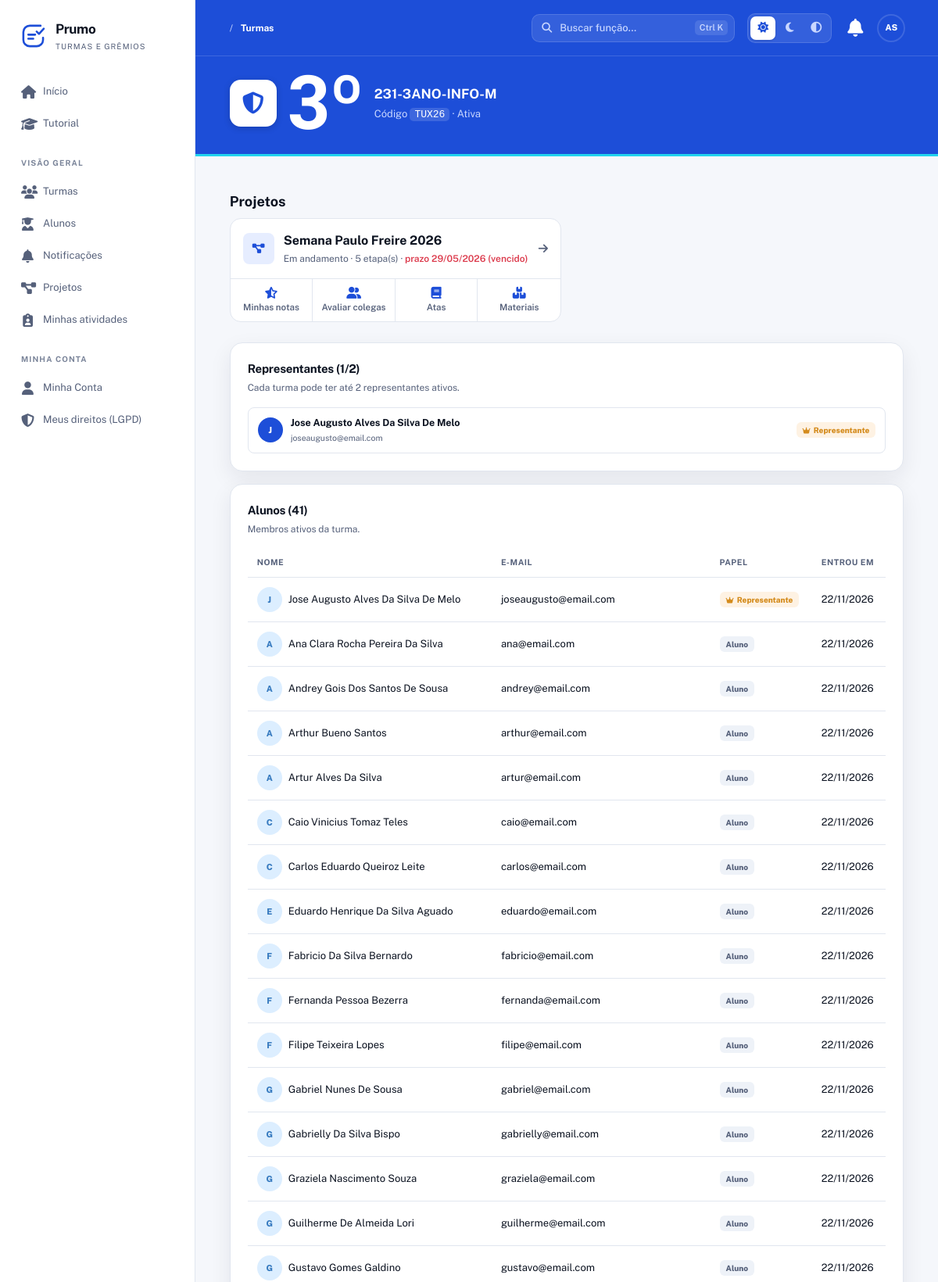
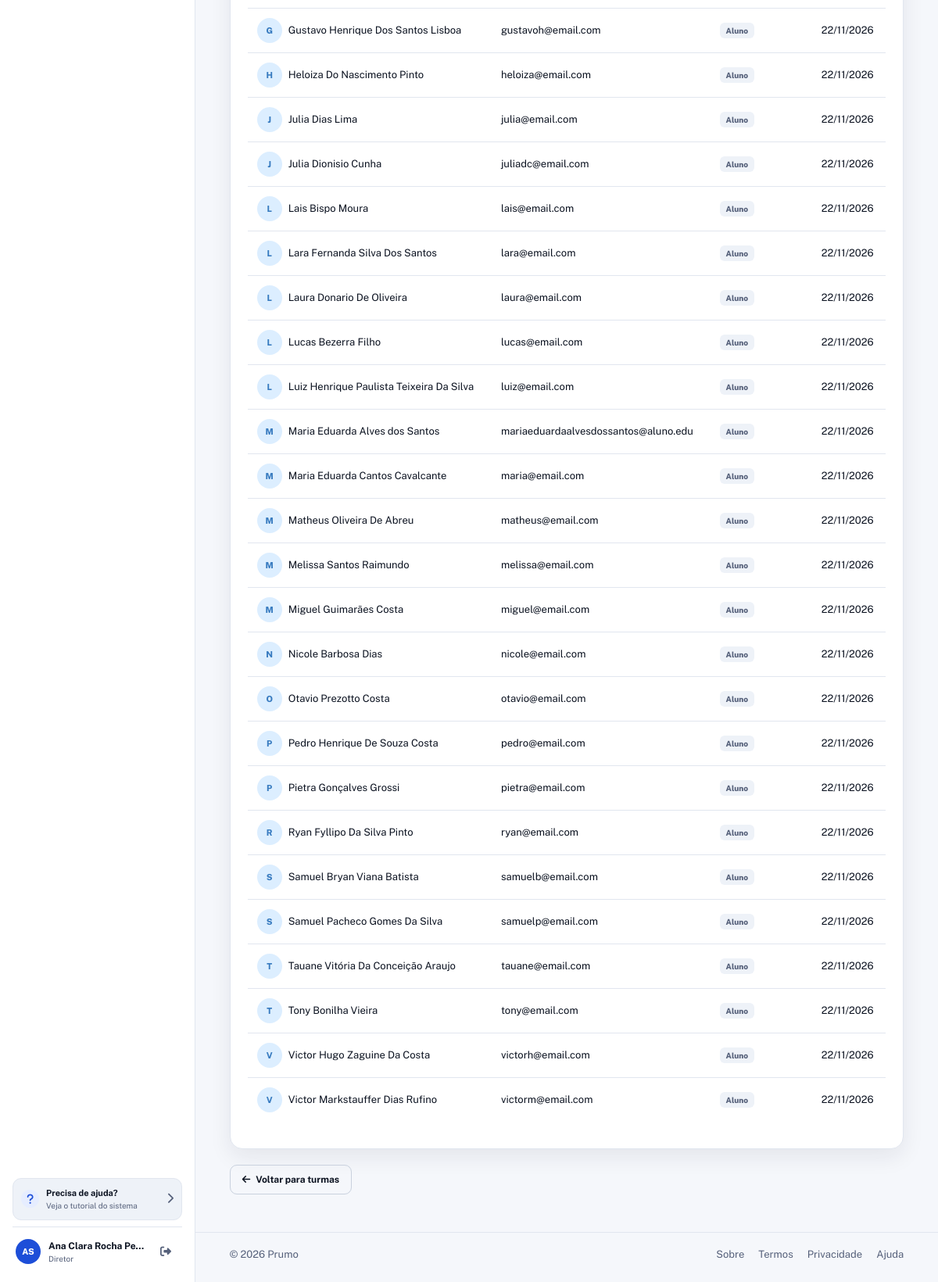
Page /Prumo/turmas/1 (signed in) on the committed database (2 pictures, top to bottom).
### tables this page shows
CREATE TABLE usuarios (
  id INT AUTO_INCREMENT PRIMARY KEY,
  nome VARCHAR(150) NOT NULL,
  email VARCHAR(150) NOT NULL UNIQUE,
  senha VARCHAR(255) NOT NULL,
  tipo ENUM('aluno','master') NOT NULL DEFAULT 'aluno',
  telefone VARCHAR(20) DEFAULT NULL,
  data_nascimento DATE DEFAULT NULL,
  email_confirmado TINYINT(1) NOT NULL DEFAULT 0,
  email_token VARCHAR(255) DEFAULT NULL,
  email_token_expira DATETIME DEFAULT NULL,
  primeiro_login TINYINT(1) NOT NULL DEFAULT 1,
  ativo TINYINT(1) NOT NULL DEFAULT 1,
  lgpd_aceito TINYINT(1) NOT NULL DEFAULT 0,
  lgpd_data DATETIME DEFAULT NULL,
  ultimo_acesso DATETIME DEFAULT NULL,
  created_at TIMESTAMP DEFAULT CURRENT_TIMESTAMP,
  updated_at TIMESTAMP DEFAULT CURRENT_TIMESTAMP ON UPDATE CURRENT_TIMESTAMP,
  INDEX idx_usuarios_email (email),
  INDEX idx_usuarios_tipo (tipo),
  INDEX idx_usuarios_ativo (ativo)
);

CREATE TABLE turmas (
  id INT AUTO_INCREMENT PRIMARY KEY,
  nome VARCHAR(150) NOT NULL,
  codigo_acesso VARCHAR(30) NOT NULL UNIQUE,
  codigo_interno VARCHAR(100) DEFAULT NULL,
  cor_primaria VARCHAR(20) DEFAULT '#3498db',
  cor_secundaria VARCHAR(20) DEFAULT '#2ecc71',
  cor_personalizada TINYINT(1) NOT NULL DEFAULT 0,   
  logo VARCHAR(255) DEFAULT NULL,                   
  bloqueada TINYINT(1) NOT NULL DEFAULT 0,
  bloqueada_motivo VARCHAR(255) DEFAULT NULL,
  bloqueada_em DATETIME DEFAULT NULL,
  bloqueada_por INT DEFAULT NULL,
  created_at TIMESTAMP DEFAULT CURRENT_TIMESTAMP,
  updated_at TIMESTAMP DEFAULT CURRENT_TIMESTAMP ON UPDATE CURRENT_TIMESTAMP,
  FOREIGN KEY (bloqueada_por) REFERENCES usuarios(id) ON DELETE SET NULL,
  INDEX idx_turmas_codigo (codigo_acesso)
);

CREATE TABLE projetos (
  id INT AUTO_INCREMENT PRIMARY KEY,
  turma_id INT NOT NULL,
  nome VARCHAR(150) NOT NULL,
  descricao TEXT DEFAULT NULL,
  prazo DATE DEFAULT NULL,
  modo_avaliacao ENUM('etapa','cronograma') DEFAULT 'cronograma',
  encerrado TINYINT(1) DEFAULT 0,
  encerrado_em DATETIME DEFAULT NULL,
  encerrado_por INT DEFAULT NULL,
  created_at TIMESTAMP DEFAULT CURRENT_TIMESTAMP,
  updated_at TIMESTAMP DEFAULT CURRENT_TIMESTAMP ON UPDATE CURRENT_TIMESTAMP,
  FOREIGN KEY (turma_id) REFERENCES turmas(id) ON DELETE CASCADE,
  FOREIGN KEY (encerrado_por) REFERENCES usuarios(id) ON DELETE SET NULL,
  INDEX idx_projetos_turma (turma_id),
  INDEX idx_projetos_encerrado (encerrado)
);

CREATE TABLE turma_usuarios (
  id INT AUTO_INCREMENT PRIMARY KEY,
  turma_id INT NOT NULL,
  usuario_id INT NOT NULL,
  papel ENUM('aluno','representante') NOT NULL DEFAULT 'aluno',
  ativo TINYINT(1) DEFAULT 1,
  entrou_em TIMESTAMP DEFAULT CURRENT_TIMESTAMP,
  saiu_em DATETIME DEFAULT NULL,
  created_at TIMESTAMP DEFAULT CURRENT_TIMESTAMP,
  updated_at TIMESTAMP DEFAULT CURRENT_TIMESTAMP ON UPDATE CURRENT_TIMESTAMP,
  UNIQUE KEY unico_turma_usuario (turma_id, usuario_id),
  FOREIGN KEY (turma_id) REFERENCES turmas(id) ON DELETE CASCADE,
  FOREIGN KEY (usuario_id) REFERENCES usuarios(id) ON DELETE CASCADE,
  INDEX idx_tu_papel (papel),
  INDEX idx_tu_ativo (ativo)
);

### app/Views/turmas/detalhe.php (the view, shortened to what the rows shown need)
<?php
require_once __DIR__ . '/../layouts/header.php';
require_once __DIR__ . '/../layouts/nav.php';
?>
<section class="turma-faixa" style="<?= h(ViewHelper::estiloTurma($turma)) ?>">
    <div class="turma-logo">
        <?php if (!empty($turma['logo'])): ?>
            <img src="<?= h(ViewHelper::asset($turma['logo'])) ?>" alt="Logo da turma">
        <?php else: ?>
            <i class="fas fa-shield-halved" aria-hidden="true"></i>
        <?php endif; ?>
    </div>
    <div class="turma-sigla num"><?= h(ViewHelper::siglaTurma($turma['nome'])) ?></div>
    <div class="turma-meta">
        <strong><?= h($turma['nome']) ?></strong>
        <span>
            Código <code><?= h($turma['codigo_acesso']) ?></code> ·
            <?= $turma['bloqueada'] ? 'Bloqueada' : 'Ativa' ?>
        </span>
    </div>
</section>
<section class="turma-projetos" aria-labelledby="turma-projetos-titulo">
    <div class="bloco-titulo">
        <h2 id="turma-projetos-titulo">Projetos</h2>
    </div>
    <?php if (empty($projetos)): ?>
        <div class="lista-vazia">
            <i class="fas fa-diagram-project"></i>
            <span>Esta turma ainda não tem projetos.<?= $isMaster ? '' : ' Quando o professor criar um, ele aparece aqui.' ?></span>
        </div>
    <?php else: ?>
        <div class="projetos-cartoes">
            <?php foreach ($projetos as $p):
                $pp = $basePath . '/projetos/' . (int) $p['id'];
                $prazo = !empty($p['prazo']) ? date('d/m/Y', strtotime($p['prazo'])) : null;
                $vencido = !$p['encerrado'] && !empty($p['prazo']) && strtotime($p['prazo']) < strtotime('today');
                $atalhos = ($isRep || $isMaster)
                    ? [['fas fa-clipboard-check', 'Avaliar', $pp . '/avaliacoes'], ['fas fa-book', 'Atas', $pp . '/atas'], ['fas fa-list-check', 'Critérios', $pp . '/criterios'], ['fas fa-boxes', 'Materiais', $pp . '/materiais']]
                    : [['fas fa-star-half-stroke', 'Minhas notas', $pp . '/avaliacoes/minhas'], ['fas fa-user-group', 'Avaliar colegas', $pp . '/avaliacoes/pares'], ['fas fa-book', 'Atas', $pp . '/atas'], ['fas fa-boxes', 'Materiais', $pp . '/materiais']];
            ?>
                <article class="projeto-cartao <?= $p['encerrado'] ? 'encerrado' : '' ?>">
                    <a class="projeto-cartao-topo" href="<?= $pp ?>">
                        <span class="tarefa-icone"><i class="fas <?= $p['encerrado'] ? 'fa-lock' : 'fa-diagram-project' ?>"></i></span>
                        <span class="projeto-cartao-titulo">
                            <strong><?= h($p['nome']) ?></strong>
                            <small>
                                <?= $p['encerrado'] ? 'Encerrado' : 'Em andamento' ?>
                                · <?= (int) $p['total_etapas'] ?> etapa(s)
                                <?php if ($prazo): ?> · <span class="<?= $vencido ? 'txt-alerta' : '' ?>">prazo <?= $prazo ?><?= $vencido ? ' (vencido)' : '' ?></span><?php endif; ?>
                            </small>
                        </span>
                        <i class="fas fa-arrow-right projeto-cartao-seta" aria-hidden="true"></i>
                    </a>
                    <nav class="projeto-cartao-atalhos" aria-label="Atalhos de <?= h($p['nome']) ?>">
                        <?php foreach ($atalhos as [$ic, $rot, $url]): ?>
                            <a href="<?= $url ?>"><i class="<?= $ic ?>" aria-hidden="true"></i> <?= $rot ?></a>
                        <?php endforeach; ?>
                    </nav>
                </article>
            <?php endforeach; ?>
        </div>
    <?php endif; ?>
</section>
<section class="panel mb-16">
    <div class="panel-header">
        <div>
            <h2>Representantes (<?= count($representantes) ?>/2)</h2>
        </div>
    </div>
    <?php if (empty($representantes)): ?>
        <p class="text-muted">Nenhum representante nomeado.</p>
    <?php else: ?>
        <div class="turma-membros-lista">
            <?php foreach ($representantes as $r): ?>
                <div class="turma-membro-item">
                    <span class="avatar avatar-indigo"><?= strtoupper(substr($r['nome'], 0, 1)) ?></span>
                    <div class="membro-info">
                        <strong><?= h($r['nome']) ?></strong>
                        <small><?= h($r['email']) ?></small>
                    </div>
                    <span class="badge badge-yellow"><i class="fas fa-crown"></i> Representante</span>
                </div>
            <?php endforeach; ?>
        </div>
    <?php endif; ?>
</section>
<section class="panel">
    <div class="panel-header">
        <div>
            <h2>Alunos (<?= count($alunos) ?>)</h2>
        </div>
    </div>
    <?php if (empty($alunos)): ?>
        <p class="text-muted">Nenhum aluno na turma.</p>
    <?php else: ?>
        <table class="tabela-lista">
            <thead>
                <tr>
                    <th>Nome</th>
                    <th>E-mail</th>
                    <th>Papel</th>
                    <th>Entrou em</th>
                </tr>
            </thead>
            <tbody>
                <?php foreach ($alunos as $a): ?>
                    <tr>
                        <td data-label="Nome">
                            <span class="person-cell">
                                <span class="avatar avatar-blue"><?= h(mb_strtoupper(mb_substr($a['nome'], 0, 1))) ?></span>
                                <?= h($a['nome']) ?>
                            </span>
                        </td>
                        <td data-label="E-mail"><?= h($a['email']) ?></td>
                        <td data-label="Papel">
                            <?php if ($a['papel'] === 'representante'): ?>
                                <span class="badge badge-yellow"><i class="fas fa-crown"></i> Representante</span>
                            <?php else: ?>
                                <span class="badge badge-gray">Aluno</span>
                            <?php endif; ?>
                        </td>
                        <td data-label="Entrou em"><?= $a['entrou_em'] ? h(date('d/m/Y', strtotime($a['entrou_em']))) : '—' ?></td>
                    </tr>
                <?php endforeach; ?>
            </tbody>
        </table>
    <?php endif; ?>
</section>
<?php require_once __DIR__ . '/../layouts/footer.php'; ?>

### app/Views/layouts/nav.php (shortened to what the rows shown need)
<?php
require_once __DIR__ . '/../../Helpers/menuHelper.php';
$basePath  = App::getBasePath();
$logado    = !empty($_SESSION['usuario']);
$usuario   = $_SESSION['usuario'] ?? null;
$iniciais = '?';
if ($usuario) {
    $partes = preg_split('/\s+/', trim($usuario['nome'] ?? ''));
    $ini    = strtoupper(substr($partes[0] ?? '', 0, 1));
    if (count($partes) > 1) {
        $ini .= strtoupper(substr(end($partes), 0, 1));
    }
    $iniciais = $ini ?: '?';
}
$papelExibido = '';
if ($usuario) {
    if (($usuario['tipo'] ?? '') === 'master') {
        $papelExibido = 'Master';
    } else {
        try {
            $pdoNav = Database::getConnection();
            $stNav = $pdoNav->prepare("SELECT 1 FROM turma_usuarios WHERE usuario_id = ? AND papel = 'representante' AND ativo = 1 LIMIT 1");
            $stNav->execute([(int) $usuario['id']]);
            if ($stNav->fetchColumn()) {
                $papelExibido = 'Representante';
            } else {
                $stNav = $pdoNav->prepare("SELECT 1 FROM grupo_diretores WHERE usuario_id = ? AND ativo = 1 LIMIT 1");
                $stNav->execute([(int) $usuario['id']]);
                $papelExibido = $stNav->fetchColumn() ? 'Diretor' : 'Aluno';
            }
        } catch (\Throwable $e) {
            $papelExibido = 'Aluno';
        }
    }
}
?>
<div class="app-shell">
    <aside class="sidebar" id="sidebar" aria-label="Navegação principal">
        <?php if ($logado): ?>
            <div class="sidebar-bottom">
                <a class="help-card" href="<?= $basePath ?>/tutorial">
                    <span class="help-icon"><i class="fas fa-question"></i></span>
                    <span>
                        <strong>Precisa de ajuda?</strong>
                        <small>Veja o tutorial do sistema</small>
                    </span>
                    <span><i class="fas fa-chevron-right"></i></span>
                </a>
                <div class="profile-mini">
                    <a class="avatar avatar-indigo" href="<?= $basePath ?>/user" title="Minha Conta">
                        <?= h($iniciais) ?>
                    </a>
                    <div>
                        <strong><?= h($usuario['nome']) ?></strong>
                        <small><?= h($papelExibido) ?></small>
                    </div>
                    <a class="logout-btn"
                       href="<?= $basePath ?>/logout"
                       title="Sair"
                       onclick="return confirm('Deseja realmente sair do sistema?')">
                        <i class="fas fa-right-from-bracket"></i>
                    </a>
                </div>
            </div>
        <?php endif; ?>
    </aside>
    <div class="main-content">
        <header class="topbar">
            <div class="topbar-actions">
                <?php if ($logado): ?>
                    <a class="icon-button notification-button"
                       href="<?= $basePath ?>/notificacoes"
                       title="Notificações">
                        <i class="fas fa-bell"></i>
                    </a>
                    <div class="user-menu" id="user-menu">
                        <button type="button"
                                class="avatar avatar-indigo"
                                id="user-menu-toggle"
                                title="Menu da conta"
                                aria-haspopup="true"
                                aria-expanded="false">
                            <?= h($iniciais) ?>
                        </button>
                    </div>
                <?php endif; ?>
            </div>
        </header>
        <div class="page-wrap">

### rows in the picture
usuarios: nome "AS", nome "Ana Clara Rocha Pe…"
turmas: nome "3º", nome "231-3ANO-INFO-M", codigo_acesso "TUX26"
projetos: encerrado 0 (drawn), nome "Semana Paulo Freire 2026", total_etapas "5", prazo "29/05/2026", rot "Minhas notas", rot "Avaliar colegas", rot "Atas", rot "Materiais"
turma_usuarios: usuario.nome "J", usuario.nome "Jose Augusto Alves Da Silva De Melo", usuario.email "joseaugusto@email.com", papel "representante" (drawn), entrou_em "22/11/2026"
turma_usuarios: usuario.nome "A", usuario.nome "Ana Clara Rocha Pereira Da Silva", usuario.email "ana@email.com", papel "Aluno", entrou_em "22/11/2026"
turma_usuarios: usuario.nome "A", usuario.nome "Andrey Gois Dos Santos De Sousa", usuario.email "andrey@email.com", papel "Aluno", entrou_em "22/11/2026"
turma_usuarios: usuario.nome "A", usuario.nome "Arthur Bueno Santos", usuario.email "arthur@email.com", papel "Aluno", entrou_em "22/11/2026"
turma_usuarios: usuario.nome "A", usuario.nome "Artur Alves Da Silva", usuario.email "artur@email.com", papel "Aluno", entrou_em "22/11/2026"
turma_usuarios: usuario.nome "C", usuario.nome "Caio Vinicius Tomaz Teles", usuario.email "caio@email.com", papel "Aluno", entrou_em "22/11/2026"
turma_usuarios: usuario.nome "C", usuario.nome "Carlos Eduardo Queiroz Leite", usuario.email "carlos@email.com", papel "Aluno", entrou_em "22/11/2026"
turma_usuarios: usuario.nome "E", usuario.nome "Eduardo Henrique Da Silva Aguado", usuario.email "eduardo@email.com", papel "Aluno", entrou_em "22/11/2026"
turma_usuarios: usuario.nome "F", usuario.nome "Fabricio Da Silva Bernardo", usuario.email "fabricio@email.com", papel "Aluno", entrou_em "22/11/2026"
turma_usuarios: usuario.nome "F", usuario.nome "Fernanda Pessoa Bezerra", usuario.email "fernanda@email.com", papel "Aluno", entrou_em "22/11/2026"
turma_usuarios: usuario.nome "F", usuario.nome "Filipe Teixeira Lopes", usuario.email "filipe@email.com", papel "Aluno", entrou_em "22/11/2026"
turma_usuarios: usuario.nome "G", usuario.nome "Gabriel Nunes De Sousa", usuario.email "gabriel@email.com", papel "Aluno", entrou_em "22/11/2026"
turma_usuarios: usuario.nome "G", usuario.nome "Gabrielly Da Silva Bispo", usuario.email "gabrielly@email.com", papel "Aluno", entrou_em "22/11/2026"
turma_usuarios: usuario.nome "G", usuario.nome "Graziela Nascimento Souza", usuario.email "graziela@email.com", papel "Aluno", entrou_em "22/11/2026"
turma_usuarios: usuario.nome "G", usuario.nome "Guilherme De Almeida Lori", usuario.email "guilherme@email.com", papel "Aluno", entrou_em "22/11/2026"
turma_usuarios: usuario.nome "G", usuario.nome "Gustavo Gomes Galdino", usuario.email "gustavo@email.com", papel "Aluno", entrou_em "22/11/2026"
turma_usuarios: usuario.nome "G", usuario.nome "Gustavo Henrique Dos Santos Lisboa", usuario.email "gustavoh@email.com", papel "Aluno", entrou_em "22/11/2026"
turma_usuarios: usuario.nome "H", usuario.nome "Heloiza Do Nascimento Pinto", usuario.email "heloiza@email.com", papel "Aluno", entrou_em "22/11/2026"
turma_usuarios: usuario.nome "J", usuario.nome "Julia Dias Lima", usuario.email "julia@email.com", papel "Aluno", entrou_em "22/11/2026"
turma_usuarios: usuario.nome "J", usuario.nome "Julia Dionisio Cunha", usuario.email "juliadc@email.com", papel "Aluno", entrou_em "22/11/2026"
turma_usuarios: usuario.nome "L", usuario.nome "Lais Bispo Moura", usuario.email "lais@email.com", papel "Aluno", entrou_em "22/11/2026"
turma_usuarios: usuario.nome "L", usuario.nome "Lara Fernanda Silva Dos Santos", usuario.email "lara@email.com", papel "Aluno", entrou_em "22/11/2026"
turma_usuarios: usuario.nome "L", usuario.nome "Laura Donario De Oliveira", usuario.email "laura@email.com", papel "Aluno", entrou_em "22/11/2026"
turma_usuarios: usuario.nome "L", usuario.nome "Lucas Bezerra Filho", usuario.email "lucas@email.com", papel "Aluno", entrou_em "22/11/2026"
turma_usuarios: usuario.nome "L", usuario.nome "Luiz Henrique Paulista Teixeira Da Silva", usuario.email "luiz@email.com", papel "Aluno", entrou_em "22/11/2026"
turma_usuarios: usuario.nome "M", usuario.nome "Maria Eduarda Alves dos Santos", usuario.email "mariaeduardaalvesdossantos@aluno.edu", papel "Aluno", entrou_em "22/11/2026"
turma_usuarios: usuario.nome "M", usuario.nome "Maria Eduarda Cantos Cavalcante", usuario.email "maria@email.com", papel "Aluno", entrou_em "22/11/2026"
turma_usuarios: usuario.nome "M", usuario.nome "Matheus Oliveira De Abreu", usuario.email "matheus@email.com", papel "Aluno", entrou_em "22/11/2026"
turma_usuarios: usuario.nome "M", usuario.nome "Melissa Santos Raimundo", usuario.email "melissa@email.com", papel "Aluno", entrou_em "22/11/2026"
turma_usuarios: usuario.nome "M", usuario.nome "Miguel Guimarães Costa", usuario.email "miguel@email.com", papel "Aluno", entrou_em "22/11/2026"
turma_usuarios: usuario.nome "N", usuario.nome "Nicole Barbosa Dias", usuario.email "nicole@email.com", papel "Aluno", entrou_em "22/11/2026"
turma_usuarios: usuario.nome "O", usuario.nome "Otavio Prezotto Costa", usuario.email "otavio@email.com", papel "Aluno", entrou_em "22/11/2026"
turma_usuarios: usuario.nome "P", usuario.nome "Pedro Henrique De Souza Costa", usuario.email "pedro@email.com", papel "Aluno", entrou_em "22/11/2026"
turma_usuarios: usuario.nome "P", usuario.nome "Pietra Gonçalves Grossi", usuario.email "pietra@email.com", papel "Aluno", entrou_em "22/11/2026"
turma_usuarios: usuario.nome "R", usuario.nome "Ryan Fyllipo Da Silva Pinto", usuario.email "ryan@email.com", papel "Aluno", entrou_em "22/11/2026"
turma_usuarios: usuario.nome "S", usuario.nome "Samuel Bryan Viana Batista", usuario.email "samuelb@email.com", papel "Aluno", entrou_em "22/11/2026"
turma_usuarios: usuario.nome "S", usuario.nome "Samuel Pacheco Gomes Da Silva", usuario.email "samuelp@email.com", papel "Aluno", entrou_em "22/11/2026"
turma_usuarios: usuario.nome "T", usuario.nome "Tauane Vitória Da Conceição Araujo", usuario.email "tauane@email.com", papel "Aluno", entrou_em "22/11/2026"
turma_usuarios: usuario.nome "T", usuario.nome "Tony Bonilha Vieira", usuario.email "tony@email.com", papel "Aluno", entrou_em "22/11/2026"
turma_usuarios: usuario.nome "V", usuario.nome "Victor Hugo Zaguine Da Costa", usuario.email "victorh@email.com", papel "Aluno", entrou_em "22/11/2026"
turma_usuarios: usuario.nome "V", usuario.nome "Victor Markstauffer Dias Rufino", usuario.email "victorm@email.com", papel "Aluno", entrou_em "22/11/2026"

### other values in the picture
$appName "Prumo"
$label "Início"
$label "Tutorial"
$secao "VISÃO GERAL"
$label "Turmas"
$label "Alunos"
$label "Notificações"
$label "Projetos"
$label "Minhas atividades"
$secao "MINHA CONTA"
$label "Minha Conta"
$label "Meus direitos (LGPD)"
$papelExibido "Diretor"
$breadcrumb "Turmas"
count($representantes) "1"
